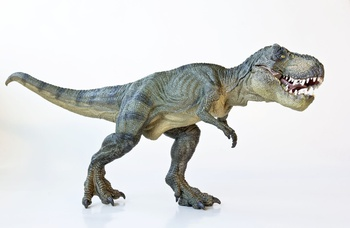
#> input picture images/image1.jpg, 350 x 228 px
$ jupyter execute '6.1 - Image Transformations.ipynb'   (shell and % lines are left out)
#> lines starting #> are read from the running program, lines starting #| are printed output that depends on the picture
# Image Transformations
### - Translation, Rotation, Resizing, Flipping and Cropping

### Import the necessary packages

[cell 1]
import matplotlib.pyplot as plt
import numpy as np
import imutils
import cv2

# 1. Translation

[cell 2]
# Load the image and show it
image = cv2.imread("images/image1.jpg")
#> image is the input picture: shape (228, 350, 3); mean B, G, R 216.4, 216.9, 215.4
plt.imshow(image)

NOTE:

Translating (shifting) an image is given by a NumPy matrix in the form: [[1, 0, shiftX], [0, 1, shiftY]]

You simply need to specify how many pixels you want to shift the image in the X and Y direction.
### Let's translate the image 25 pixels to the right and 50 pixels down

[cell 3]
M = np.float32([[1, 0, 25], [0, 1, 50]])
shifted = cv2.warpAffine(image, M, (image.shape[1], image.shape[0]))
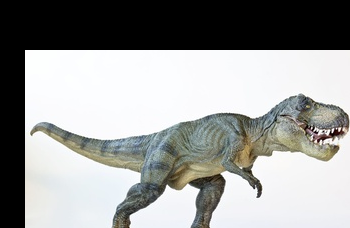
#> shifted: shape (228, 350, 3); mean B, G, R 152.9, 154.3, 153.2
plt.imshow(shifted)

### Now, let's shift the image 50 pixels to the left and 90 pixels up. We accomplish this using negative values

[cell 4]
M = np.float32([[1, 0, -50], [0, 1, -90]])
shifted = cv2.warpAffine(image, M, (image.shape[1], image.shape[0]))
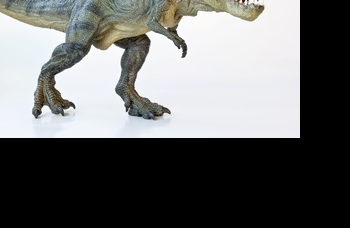
#> shifted: shape (228, 350, 3); mean B, G, R 106.4, 106.9, 105.9
plt.imshow(shifted)

### Finally, let's use our helper function in imutils.py to shift the image down 100 pixels

[cell 5]
shifted = imutils.translate(image, 0, 100)
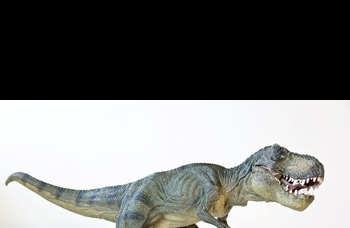
#> shifted: shape (228, 350, 3); mean B, G, R 118.8, 120.4, 119.8
plt.imshow(shifted)

# 2. Rotation

### Grab the dimensions of the image and calculate the center of the image

[cell 6]
(h, w) = image.shape[:2]
#> h = 228; w = 350
center = (w // 2, h // 2)
#> center = (175, 114)

### Rotate our image by 45 degrees

[cell 7]
M = cv2.getRotationMatrix2D(center, 45, 1.0)
rotated = cv2.warpAffine(image, M, (w, h))
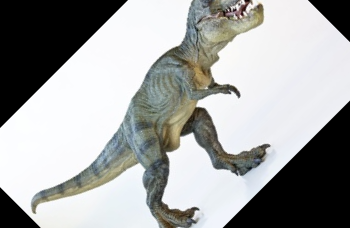
#> rotated: shape (228, 350, 3); mean B, G, R 163.3, 164.1, 162.8
plt.imshow(rotated)

### Rotate our image by -90 degrees

[cell 8]
M = cv2.getRotationMatrix2D(center, -90, 1.0)
rotated = cv2.warpAffine(image, M, (w, h))
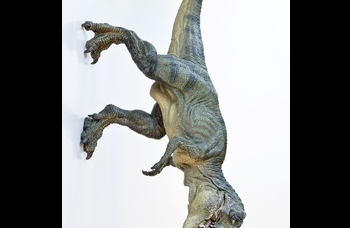
#> rotated: shape (228, 350, 3); mean B, G, R 134.9, 135.5, 134
plt.imshow(rotated)

### Finally, let's use our helper function in imutils.py to rotate the image by 180 degrees (flipping it upside down)

[cell 9]
rotated = imutils.rotate(image, 180)
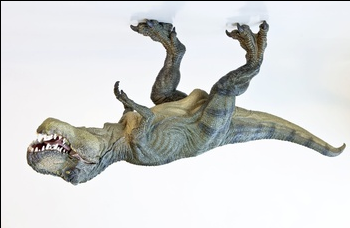
#> rotated: shape (228, 350, 3); mean B, G, R 214.6, 215.1, 213.6
plt.imshow(rotated)

# 3. Resizing

We need to keep in mind aspect ratio so the image does not look skewed or distorted

-- therefore, we calculate the ratio of the new image to the old image.
### Let's make our new image have a width of 150 pixels

[cell 10]
r = 150.0 / image.shape[1]
#> r = 0.429
dim = (150, int(image.shape[0] * r))
#> dim = (150, 97)

### Perform the actual resizing of the image

[cell 11]
resized = cv2.resize(image, dim, interpolation = cv2.INTER_AREA)
plt.imshow(resized)

What if we wanted to adjust the height of the image?

We apply the same concept, again keeping in mind the aspect ratio, but instead calculating the ratio based on height.
### Let's make the height of the resized image 50 pixels

[cell 12]
r = 50.0 / image.shape[0]
#> r = 0.219
dim = (int(image.shape[1] * r), 50)
#> dim = (76, 50)

### Perform the resizing

[cell 13]
resized = cv2.resize(image, dim, interpolation = cv2.INTER_AREA)
#> resized: shape (50, 76, 3)
plt.imshow(resized)

Of course, calculating the ratio each and every time we want to resize an image is a real pain.
### Let's create a function where we can specify our target width or height, and have it take care of the rest for us.

[cell 14]
resized = imutils.resize(image, width = 100)
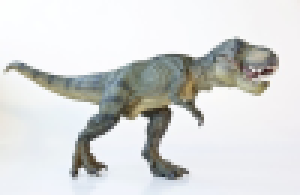
#> resized: shape (65, 100, 3) (shown 3 times larger); mean B, G, R 216.4, 216.9, 215.4
plt.imshow(resized)

# 4. Flipping

### Flip the image horizontally

[cell 15]
flipped = cv2.flip(image, 1)
plt.imshow(flipped)

### Flip the image vertically

[cell 16]
flipped = cv2.flip(image, 0)
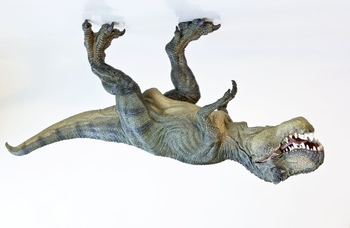
#> flipped: shape (228, 350, 3); mean B, G, R 216.4, 216.9, 215.4
plt.imshow(flipped)

### Flip the image along both axes

[cell 17]
flipped = cv2.flip(image, -1)
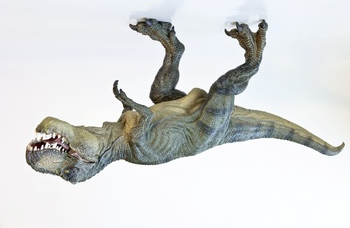
#> flipped: shape (228, 350, 3); mean B, G, R 216.4, 216.9, 215.4
plt.imshow(flipped)

# 5. Cropping

Cropping an image is as simple as using array slices in NumPy!

The order in which we specify the coordinates is: startY:endY, startX:endX

### Let's crop out the face of the T-Rex.
In this case, we are starting at Y=30 and ending at Y=120. Similarly, we start at X=240 and X=335.

[cell 18]
cropped = image[30:120 , 240:335]
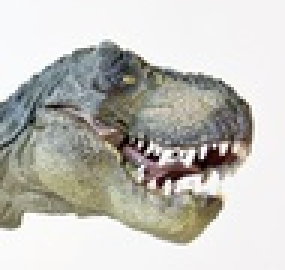
#> cropped: shape (90, 95, 3) (shown 3 times larger); mean B, G, R 187.3, 193, 194.1
plt.imshow(cropped)

$ run again, with images/image2.png saved as images/image1.jpg
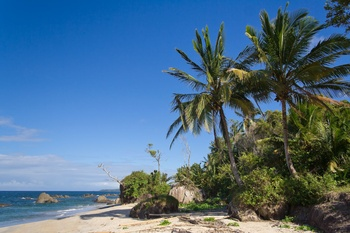
#> input picture images/image2.png, 350 x 233 px
#> image is the input picture: shape (233, 350, 3); mean B, G, R 136, 110.4, 78.6
#> `flipped = cv2.flip(image, -1)`:
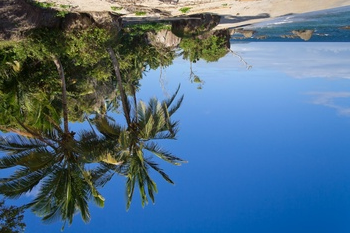
#> flipped: shape (233, 350, 3); mean B, G, R 136, 110.4, 78.6
#> `cropped = image[30:120 , 240:335]`:
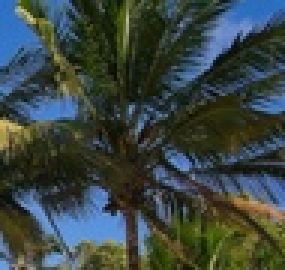
#> cropped: shape (90, 95, 3) (shown 3 times larger); mean B, G, R 65.7, 69.4, 57.7

$ run again, with images/image3.png saved as images/image1.jpg
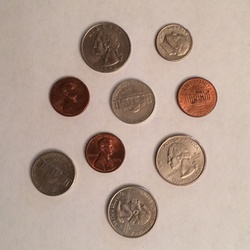
#> input picture images/image3.png, 250 x 250 px
#> image is the input picture: shape (250, 250, 3); mean B, G, R 147.7, 159.9, 180.7
#> `[cell 18] cropped = image[30:120 , 240:335] plt.imshow(cropped)`:
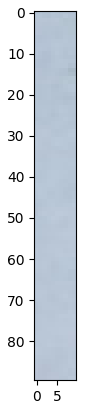
#> figure drawn by matplotlib, 1 panel
